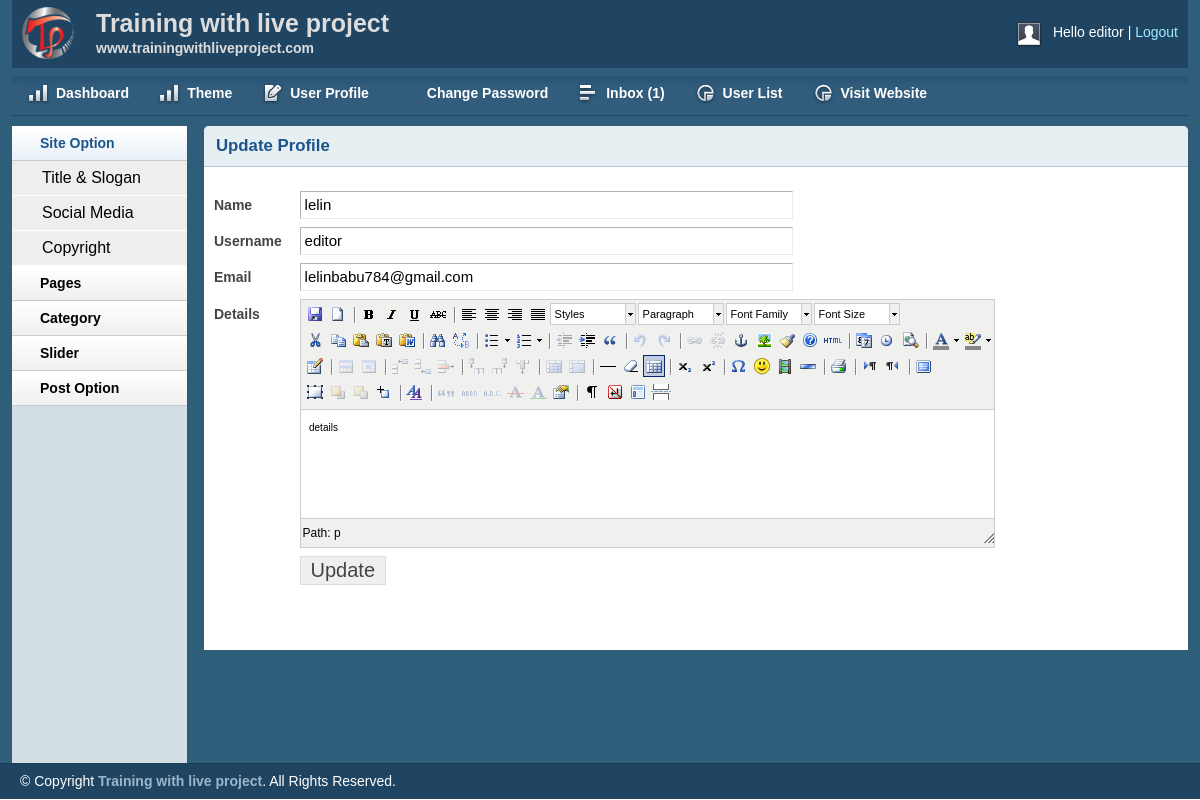
The app's page /admin/profile.php (signed in) with its own data.
### tables this page shows
CREATE TABLE `tbl_user` (
  `id` int(11) NOT NULL,
  `name` varchar(255) NOT NULL,
  `username` varchar(50) NOT NULL,
  `password` varchar(32) NOT NULL,
  `email` varchar(255) NOT NULL,
  `details` text NOT NULL,
  `role` int(11) NOT NULL
);

### lib/Database.php (called while the page is built, shortened)
<?php
Class Database{
	public $host   = DB_HOST;
	public $user   = DB_USER;
	public $pass   = DB_PASS;
	public $dbname = DB_NAME;
	public $link;
	private function connectDB(){
	$this->link = new mysqli($this->host, $this->user, $this->pass, $this->dbname);
 }
	public function select($query){
		$result = $this->link->query($query) or die($this->link->error.__LINE__);
		if($result->num_rows > 0){
			return $result;
		} else {
			return false;
		}
	}
}

### lib/Session.php (called while the page is built, shortened)
<?php
    class Session
    {
        public static function get($key)
        {
            if (isset($_SESSION[$key])) {
                return $_SESSION[$key];
            }else {
                return false;
            }
        }
    }
 ?>

### admin/profile.php (the view, shortened to what this page needs)
<?php include_once 'inc/header.php'; ?>
<?php include_once 'inc/sidebar.php' ?>
<?php
    $userid = Session::get('userId');
    $userrole = Session::get('userRole');
 ?>
        <div class="grid_10">
            <div class="box round first grid">
                <h2>Update Profile</h2>
                <div class="block">
    <?php
        $query = "SELECT * FROM tbl_user WHERE id = '$userid' AND role = '$userrole'";
        $getuser = $db->select($query);
        if ($getuser) {
            while ($result = $getuser->fetch_assoc()) {
     ?>
                    <form action="" method="post" enctype="multipart/form-data">
                        <table class="form">
                            <tr>
                                <td>
                                    <label>Name</label>
                                </td>
                                <td>
                                    <input type="text" name="name" value="<?php echo $result['name']; ?>" class="medium" />
                                </td>
                            </tr>
                            <tr>
                                <td>
                                    <label>Username</label>
                                </td>
                                <td>
                                    <input type="text" name="username" value="<?php echo $result['username']; ?>" class="medium" />
                                </td>
                            </tr>
                            <tr>
                                <td>
                                    <label>Email</label>
                                </td>
                                <td>
                                    <input type="text" name="email" value="<?php echo $result['email']; ?>" class="medium" />
                                </td>
                            </tr>
                            <tr>
                                <td style="vertical-align: top; padding-top: 9px;">
                                    <label>Details</label>
                                </td>
                                <td>
                                </td>
                            </tr>
    						<tr>
                                <td></td>
                                <td>
                                    <input type="submit" name="submit" Value="Update" />
                                </td>
                            </tr>
                        </table>
                    </form>
            <?php } } ?>
                </div>
            </div>
        </div>
<?php include_once 'inc/footer.php'; ?>

### admin/css/layout.css (style rules this page uses)
body { background: #fff none repeat scroll 0 0; color: #444; font-size: 14px; padding: 0; }
h1, h2, h3, h4, h5, h6 { line-height:1.2em; margin-bottom:.3em; }
h2 { margin-top:1em; }
.box { background:#fff; margin-bottom:20px; padding:10px 10px 10px 10px; margin-left:-8px; }
.box.grid { padding-bottom:40px; }
.box.round { -moz-border-radius: 5px 5px 0px 0px; -webkit-border-radius: 5px 5px 0px 0px; border-radius: 5px 5px 0px 0px; }
.box h2 { font-size:1.2em; font-weight:bold; color:#1B548D; background:#E6F0F3; margin:-10px -10px 0 -10px; padding:10px 12px; border-bottom:1px solid #B3CBD6; -moz-border-radius: 5px 5px 0px 0px; -webkit-border-radius: 5px 5px 0px 0px; border-radius: 5px 5px 0px 0px; }
.box.first { min-height: 406px; }
.block { padding-top:20px; }
table.form { width:100%; }
table.form td { padding:4px 0px; }
table.form label { font-weight:bold; }
table.form input, table.form select { font-size: 15px; padding: 4px 4px 5px 4px; border-top: 1px solid #b3b3b3; border-left: 1px solid #b3b3b3; border-right: 1px solid #eaeaea; border-bottom: 1px solid #eaeaea; }
table.form input[type="submit"] { border: 1px solid #ddd; color: #444; cursor: pointer; font-size: 20px; padding: 2px 10px; }
input.medium { width: 55%; }
.block { padding-bottom:1px; }

### admin/js/tiny-mce/themes/advanced/skins/default/content.css (style rules this page uses)
body, td, pre { color:#000; font-family:Verdana, Arial, Helvetica, sans-serif; font-size:10px; margin:8px; }
body { background:#FFF; }
h2 { font-size: 1.5em }
table, img, hr, .mceItemAnchor { cursor:default }
table td, table th { cursor:text }

### records on screen
tbl_user: name "lelin", username "editor", email "lelinbabu784@gmail.com"

### other values on screen
Session::get('username') "editor"
$count "1"
